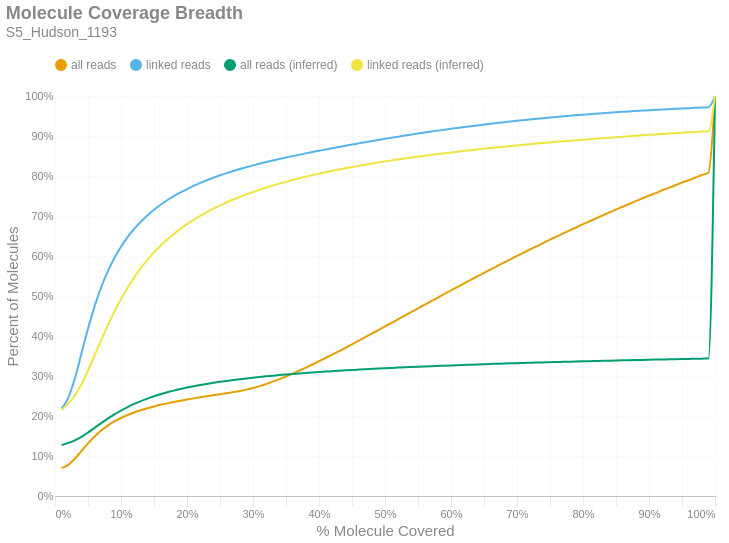

Notebook cell for this chart:
### Markdown cell above
### Molecule Read Coverage
This chart shows molecule coverage breadth as computed by the number of bases aligned to that molecule. In other words, "*how much of each unique long molecule is actually sequenced/aligned?*" Keep in mind there is a distinction between sequences and alignments, since some sequences belonging to a particular molecule may not align well and wouldn't appear in the alignment data. This chart also shows molecule coverage breadth as computed by the *inferred fragment* from which the aligned sequences originate. Unlike read coverage, this calculation takes into account the total insert size, including unsequenced gaps between the forward and reverse reads. Like the previous figures, these are cumulative percents.

### Code cell
if SKIPLR:
    print_html(f"Skipped")
else:
    binned_df = consolidated_hist(valids['coverage_bp'], mask, 0.01, True)
    binned_df_inf = consolidated_hist(valids['coverage_inserts'], mask, 0.01, True)
    binned_df = binned_df.with_columns(pl.lit(binned_df_inf['all reads (cumsum)']).alias('all reads (inferred)'))
    binned_df = binned_df.with_columns(pl.lit(binned_df_inf['linked reads (cumsum)']).alias('linked reads (inferred)'))
    binned_df = binned_df.with_columns(
        (pl.col('bin').cast(pl.Float64) + 0.01).alias('right_edge')
    )

    with SafeRender(binned_df):
        (
            density_plot(binned_df, 'Molecule Coverage Breadth', samplename, 'molcov', ['all reads (inferred)','linked reads (inferred)'])
            .encode(
                #x=alt.X('bin:Q', title="% Molecule Covered").axis(format = '%').scale(padding=0),
                x=alt.X('right_edge:Q', title="% Molecule Covered").axis(format='%').scale(padding=0),
                y=alt.Y('value:Q', title='Percent of Molecules')
                    .axis(format='%')
                    .stack(False)
                    .scale(domainMin=0, padding=0),
                color=alt.Color("key:N").scale(domain = ["all reads", "linked reads", "all reads (inferred)", "linked reads (inferred)"]),
                tooltip = [
                    alt.Tooltip("key:N", title = "Data Type"),
                    alt.Tooltip("range_label:N", title="% Molecule Covered"),
                    alt.Tooltip("value:Q", format = ".2%", title="% Molecules")
                ]
            )
        ).display()

### Figure 1 — Vega-Lite specification as saved in the notebook (floating-point values rounded to 4 significant figures)
{"width": "container", "height": 400, "config": {"title": {"anchor": "start", "dy": -15, "fontSize": 18, "color": "#888888", "subtitleColor": "#888888", "subtitleFontSize": 14}, "arc": {"fill": "#0072B2"}, "axis": {"domainColor": "#888888", "domainWidth": 0.5, "gridWidth": 0.2, "grid": false, "titleFontWeight": 400, "titleFontSize": 15, "labelFontSize": 11, "labelColor": "#888888", "tickColor": "#888888", "tickWidth": 0.2, "titleColor": "#888888"}, "axisBand": {"grid": false}, "axisX": {"grid": true, "tickSize": 10, "domainCap": "round"}, "axisY": {"domain": false, "grid": true, "tickSize": 0, "domainCap": "round"}, "background": "transparent", "header": {"labelFontSize": 15, "labelColor": "#888888", "titleFontSize": 15, "titleFontWeight": 600, "titleColor": "#888888"}, "legend": {"labelFont": "sans-serif", "labelFontSize": 12, "labelColor": "#888888", "symbolSize": 100, "symbolType": "circle", "titleFontSize": 12, "titlePadding": 10, "titleColor": "#888888", "title": null, "orient": "top"}, "range": {"category": ["#E69F00", "#56B4E9", "#009E73", "#F0E442", "#0072B2", "#D55E00", "#CC79A7", "#000000"], "diverging": ["#cfe8f3", "#a2d4ec", "#73bfe2", "#46abdb", "#1696d2", "#12719e"]}, "area": {"fill": "#0072B2", "fillOpacity": 0.7, "line": true, "strokeOpacity": 0.7}, "line": {"color": "#0072B2", "stroke": "#0072B2", "strokeWidth": 2}, "trail": {"color": "#0072B2", "stroke": "#0072B2", "strokeWidth": 0, "size": 1}, "point": {"filled": true, "fillOpacity": 1.0, "size": 95}, "text": {"color": "#888888", "fontSize": 11, "align": "right", "fontWeight": 400, "size": 11}, "bar": {"fill": "#0072B2", "stroke": null}, "view": {"stroke": null, "continuousWidth": 660, "continuousHeight": 400}}, "data": {"name": "data-470253f9f8326b9892b28e59ffae95ff"}, "mark": {"type": "line", "interpolate": "monotone", "point": {"opacity": 0, "size": 275}}, "encoding": {"color": {"field": "key", "scale": {"domain": ["all reads", "linked reads", "all reads (inferred)", "linked reads (inferred)"]}, "type": "nominal"}, "tooltip": [{"field": "key", "title": "Data Type", "type": "nominal"}, {"field": "range_label", "title": "% Molecule Covered", "type": "nominal"}, {"field": "value", "format": ".2%", "title": "% Molecules", "type": "quantitative"}], "x": {"axis": {"format": "%"}, "field": "right_edge", "scale": {"padding": 0}, "title": "% Molecule Covered", "type": "quantitative"}, "y": {"axis": {"format": "%"}, "field": "value", "scale": {"domainMin": 0, "padding": 0}, "stack": false, "title": "Percent of Molecules", "type": "quantitative"}}, "params": [{"name": "param_c36ac31b6afebe62", "select": {"type": "point", "fields": ["key"]}, "bind": "legend"}], "title": {"text": "Molecule Coverage Breadth", "subtitle": "S5_Hudson_1193"}, "transform": [{"fold": ["all reads (cumsum)", "linked reads (cumsum)", "all reads (inferred)", "linked reads (inferred)"]}, {"calculate": "replace(datum.key, ' (cumsum)', '')", "as": "key"}, {"filter": {"param": "param_c36ac31b6afebe62"}}], "usermeta": {"embedOptions": {"downloadFileName": "S5_Hudson_1193.molcov"}}, "$schema": "https://vega.github.io/schema/vega-lite/v6.1.0.json", "datasets": {"data-470253f9f8326b9892b28e59ffae95ff": [{"bin": "0.0", "interval": "0.0-0.01", "all reads": 0.06953, "linked reads": 0.2191, "all reads (cumsum)": 0.06953, "linked reads (cumsum)": 0.2191, "range_label": "0.0-0.01", "all reads (inferred)": 0.1272, "linked reads (inferred)": 0.2144, "right_edge": 0.01}, {"bin": "0.01", "interval": "0.01-0.02", "all reads": 0.008157, "linked reads": 0.02544, "all reads (cumsum)": 0.07769, "linked reads (cumsum)": 0.2446, "range_label": "0.01-0.02", "all reads (inferred)": 0.1327, "linked reads (inferred)": 0.2314, "right_edge": 0.02}, {"bin": "0.02", "interval": "0.02-0.03", "all reads": 0.01537, "linked reads": 0.04907, "all reads (cumsum)": 0.09307, "linked reads (cumsum)": 0.2936, "range_label": "0.02-0.03", "all reads (inferred)": 0.139, "linked reads (inferred)": 0.2509, "right_edge": 0.03}, {"bin": "0.03", "interval": "0.03-0.04", "all reads": 0.01937, "linked reads": 0.06238, "all reads (cumsum)": 0.1124, "linked reads (cumsum)": 0.356, "range_label": "0.03-0.04", "all reads (inferred)": 0.1478, "linked reads (inferred)": 0.279, "right_edge": 0.04}, {"bin": "0.04", "interval": "0.04-0.05", "all reads": 0.01924, "linked reads": 0.06232, "all reads (cumsum)": 0.1317, "linked reads (cumsum)": 0.4183, "range_label": "0.04-0.05", "all reads (inferred)": 0.1586, "linked reads (inferred)": 0.3137, "right_edge": 0.05}, {"bin": "0.05", "interval": "0.05-0.06", "all reads": 0.01726, "linked reads": 0.05585, "all reads (cumsum)": 0.1489, "linked reads (cumsum)": 0.4742, "range_label": "0.05-0.06", "all reads (inferred)": 0.1704, "linked reads (inferred)": 0.3517, "right_edge": 0.06}, {"bin": "0.06", "interval": "0.06-0.07", "all reads": 0.01474, "linked reads": 0.04774, "all reads (cumsum)": 0.1637, "linked reads (cumsum)": 0.5219, "range_label": "0.06-0.07", "all reads (inferred)": 0.1821, "linked reads (inferred)": 0.3899, "right_edge": 0.07}, {"bin": "0.07", "interval": "0.07-0.08", "all reads": 0.01228, "linked reads": 0.03976, "all reads (cumsum)": 0.176, "linked reads (cumsum)": 0.5617, "range_label": "0.07-0.08", "all reads (inferred)": 0.1934, "linked reads (inferred)": 0.4265, "right_edge": 0.08}, {"bin": "0.08", "interval": "0.08-0.09", "all reads": 0.01032, "linked reads": 0.03337, "all reads (cumsum)": 0.1863, "linked reads (cumsum)": 0.595, "range_label": "0.08-0.09", "all reads (inferred)": 0.2039, "linked reads (inferred)": 0.4608, "right_edge": 0.09}, {"bin": "0.09", "interval": "0.09-0.1", "all reads": 0.008772, "linked reads": 0.02826, "all reads (cumsum)": 0.1951, "linked reads (cumsum)": 0.6233, "range_label": "0.09-0.1", "all reads (inferred)": 0.2136, "linked reads (inferred)": 0.4923, "right_edge": 0.1}, {"bin": "0.1", "interval": "0.1-0.11", "all reads": 0.007448, "linked reads": 0.02393, "all reads (cumsum)": 0.2025, "linked reads (cumsum)": 0.6472, "range_label": "0.1-0.11", "all reads (inferred)": 0.2223, "linked reads (inferred)": 0.5208, "right_edge": 0.11}, {"bin": "0.11", "interval": "0.11-0.12", "all reads": 0.006398, "linked reads": 0.0205, "all reads (cumsum)": 0.2089, "linked reads (cumsum)": 0.6677, "range_label": "0.11-0.12", "all reads (inferred)": 0.2302, "linked reads (inferred)": 0.5465, "right_edge": 0.12}, {"bin": "0.12", "interval": "0.12-0.13", "all reads": 0.005651, "linked reads": 0.01806, "all reads (cumsum)": 0.2146, "linked reads (cumsum)": 0.6858, "range_label": "0.12-0.13", "all reads (inferred)": 0.2372, "linked reads (inferred)": 0.5694, "right_edge": 0.13}, {"bin": "0.13", "interval": "0.13-0.14", "all reads": 0.004948, "linked reads": 0.01573, "all reads (cumsum)": 0.2195, "linked reads (cumsum)": 0.7015, "range_label": "0.13-0.14", "all reads (inferred)": 0.2436, "linked reads (inferred)": 0.5902, "right_edge": 0.14}, {"bin": "0.14", "interval": "0.14-0.15", "all reads": 0.004419, "linked reads": 0.01394, "all reads (cumsum)": 0.2239, "linked reads (cumsum)": 0.7155, "range_label": "0.14-0.15", "all reads (inferred)": 0.2493, "linked reads (inferred)": 0.609, "right_edge": 0.15}, {"bin": "0.15", "interval": "0.15-0.16", "all reads": 0.004023, "linked reads": 0.01259, "all reads (cumsum)": 0.2279, "linked reads (cumsum)": 0.728, "range_label": "0.15-0.16", "all reads (inferred)": 0.2545, "linked reads (inferred)": 0.6257, "right_edge": 0.16}, {"bin": "0.16", "interval": "0.16-0.17", "all reads": 0.003661, "linked reads": 0.01127, "all reads (cumsum)": 0.2316, "linked reads (cumsum)": 0.7393, "range_label": "0.16-0.17", "all reads (inferred)": 0.2592, "linked reads (inferred)": 0.641, "right_edge": 0.17}, {"bin": "0.17", "interval": "0.17-0.18", "all reads": 0.003401, "linked reads": 0.01023, "all reads (cumsum)": 0.235, "linked reads (cumsum)": 0.7495, "range_label": "0.17-0.18", "all reads (inferred)": 0.2635, "linked reads (inferred)": 0.655, "right_edge": 0.18}, {"bin": "0.18", "interval": "0.18-0.19", "all reads": 0.003162, "linked reads": 0.009289, "all reads (cumsum)": 0.2382, "linked reads (cumsum)": 0.7588, "range_label": "0.18-0.19", "all reads (inferred)": 0.2674, "linked reads (inferred)": 0.6678, "right_edge": 0.19}, {"bin": "0.19", "interval": "0.19-0.2", "all reads": 0.003019, "linked reads": 0.008597, "all reads (cumsum)": 0.2412, "linked reads (cumsum)": 0.7674, "range_label": "0.19-0.2", "all reads (inferred)": 0.271, "linked reads (inferred)": 0.6796, "right_edge": 0.2}, {"bin": "0.2", "interval": "0.2-0.21", "all reads": 0.002851, "linked reads": 0.007867, "all reads (cumsum)": 0.244, "linked reads (cumsum)": 0.7753, "range_label": "0.2-0.21", "all reads (inferred)": 0.2743, "linked reads (inferred)": 0.6903, "right_edge": 0.21}, {"bin": "0.21", "interval": "0.21-0.22", "all reads": 0.002754, "linked reads": 0.00735, "all reads (cumsum)": 0.2468, "linked reads (cumsum)": 0.7826, "range_label": "0.21-0.22", "all reads (inferred)": 0.2774, "linked reads (inferred)": 0.7003, "right_edge": 0.22}, {"bin": "0.22", "interval": "0.22-0.23", "all reads": 0.00266, "linked reads": 0.006752, "all reads (cumsum)": 0.2494, "linked reads (cumsum)": 0.7894, "range_label": "0.22-0.23", "all reads (inferred)": 0.2802, "linked reads (inferred)": 0.7096, "right_edge": 0.23}, {"bin": "0.23", "interval": "0.23-0.24", "all reads": 0.002589, "linked reads": 0.006362, "all reads (cumsum)": 0.252, "linked reads (cumsum)": 0.7958, "range_label": "0.23-0.24", "all reads (inferred)": 0.2829, "linked reads (inferred)": 0.7184, "right_edge": 0.24}, {"bin": "0.24", "interval": "0.24-0.25", "all reads": 0.002563, "linked reads": 0.005943, "all reads (cumsum)": 0.2546, "linked reads (cumsum)": 0.8017, "range_label": "0.24-0.25", "all reads (inferred)": 0.2854, "linked reads (inferred)": 0.7265, "right_edge": 0.25}, {"bin": "0.25", "interval": "0.25-0.26", "all reads": 0.002493, "linked reads": 0.005496, "all reads (cumsum)": 0.2571, "linked reads (cumsum)": 0.8072, "range_label": "0.25-0.26", "all reads (inferred)": 0.2877, "linked reads (inferred)": 0.734, "right_edge": 0.26}, {"bin": "0.26", "interval": "0.26-0.27", "all reads": 0.002616, "linked reads": 0.005225, "all reads (cumsum)": 0.2597, "linked reads (cumsum)": 0.8124, "range_label": "0.26-0.27", "all reads (inferred)": 0.2899, "linked reads (inferred)": 0.7412, "right_edge": 0.27}, {"bin": "0.27", "interval": "0.27-0.28", "all reads": 0.002846, "linked reads": 0.004944, "all reads (cumsum)": 0.2626, "linked reads (cumsum)": 0.8174, "range_label": "0.27-0.28", "all reads (inferred)": 0.292, "linked reads (inferred)": 0.7478, "right_edge": 0.28}, {"bin": "0.28", "interval": "0.28-0.29", "all reads": 0.003366, "linked reads": 0.004685, "all reads (cumsum)": 0.2659, "linked reads (cumsum)": 0.8221, "range_label": "0.28-0.29", "all reads (inferred)": 0.294, "linked reads (inferred)": 0.7542, "right_edge": 0.29}, {"bin": "0.29", "interval": "0.29-0.3", "all reads": 0.004083, "linked reads": 0.004501, "all reads (cumsum)": 0.27, "linked reads (cumsum)": 0.8266, "range_label": "0.29-0.3", "all reads (inferred)": 0.2958, "linked reads (inferred)": 0.7601, "right_edge": 0.3}, {"bin": "0.3", "interval": "0.3-0.31", "all reads": 0.004709, "linked reads": 0.004255, "all reads (cumsum)": 0.2747, "linked reads (cumsum)": 0.8308, "range_label": "0.3-0.31", "all reads (inferred)": 0.2975, "linked reads (inferred)": 0.7657, "right_edge": 0.31}, {"bin": "0.31", "interval": "0.31-0.32", "all reads": 0.005349, "linked reads": 0.00414, "all reads (cumsum)": 0.2801, "linked reads (cumsum)": 0.8349, "range_label": "0.31-0.32", "all reads (inferred)": 0.2992, "linked reads (inferred)": 0.771, "right_edge": 0.32}, {"bin": "0.32", "interval": "0.32-0.33", "all reads": 0.005868, "linked reads": 0.003872, "all reads (cumsum)": 0.2859, "linked reads (cumsum)": 0.8388, "range_label": "0.32-0.33", "all reads (inferred)": 0.3007, "linked reads (inferred)": 0.7761, "right_edge": 0.33}, {"bin": "0.33", "interval": "0.33-0.34", "all reads": 0.006241, "linked reads": 0.0037, "all reads (cumsum)": 0.2922, "linked reads (cumsum)": 0.8425, "range_label": "0.33-0.34", "all reads (inferred)": 0.3022, "linked reads (inferred)": 0.781, "right_edge": 0.34}, {"bin": "0.34", "interval": "0.34-0.35", "all reads": 0.006653, "linked reads": 0.003636, "all reads (cumsum)": 0.2988, "linked reads (cumsum)": 0.8462, "range_label": "0.34-0.35", "all reads (inferred)": 0.3037, "linked reads (inferred)": 0.7856, "right_edge": 0.35}, {"bin": "0.35", "interval": "0.35-0.36", "all reads": 0.007031, "linked reads": 0.003537, "all reads (cumsum)": 0.3059, "linked reads (cumsum)": 0.8497, "range_label": "0.35-0.36", "all reads (inferred)": 0.3051, "linked reads (inferred)": 0.7901, "right_edge": 0.36}, {"bin": "0.36", "interval": "0.36-0.37", "all reads": 0.007314, "linked reads": 0.003466, "all reads (cumsum)": 0.3132, "linked reads (cumsum)": 0.8532, "range_label": "0.36-0.37", "all reads (inferred)": 0.3064, "linked reads (inferred)": 0.7943, "right_edge": 0.37}, {"bin": "0.37", "interval": "0.37-0.38", "all reads": 0.00765, "linked reads": 0.003414, "all reads (cumsum)": 0.3208, "linked reads (cumsum)": 0.8566, "range_label": "0.37-0.38", "all reads (inferred)": 0.3076, "linked reads (inferred)": 0.7984, "right_edge": 0.38}, {"bin": "0.38", "interval": "0.38-0.39", "all reads": 0.007874, "linked reads": 0.003328, "all reads (cumsum)": 0.3287, "linked reads (cumsum)": 0.8599, "range_label": "0.38-0.39", "all reads (inferred)": 0.3088, "linked reads (inferred)": 0.8023, "right_edge": 0.39}, {"bin": "0.39", "interval": "0.39-0.4", "all reads": 0.008172, "linked reads": 0.003342, "all reads (cumsum)": 0.3369, "linked reads (cumsum)": 0.8632, "range_label": "0.39-0.4", "all reads (inferred)": 0.31, "linked reads (inferred)": 0.8059, "right_edge": 0.4}, {"bin": "0.4", "interval": "0.4-0.41", "all reads": 0.008098, "linked reads": 0.003127, "all reads (cumsum)": 0.345, "linked reads (cumsum)": 0.8664, "range_label": "0.4-0.41", "all reads (inferred)": 0.3111, "linked reads (inferred)": 0.8095, "right_edge": 0.41}, {"bin": "0.41", "interval": "0.41-0.42", "all reads": 0.008364, "linked reads": 0.00314, "all reads (cumsum)": 0.3533, "linked reads (cumsum)": 0.8695, "range_label": "0.41-0.42", "all reads (inferred)": 0.3121, "linked reads (inferred)": 0.8129, "right_edge": 0.42}, {"bin": "0.42", "interval": "0.42-0.43", "all reads": 0.00855, "linked reads": 0.003047, "all reads (cumsum)": 0.3619, "linked reads (cumsum)": 0.8726, "range_label": "0.42-0.43", "all reads (inferred)": 0.3132, "linked reads (inferred)": 0.8162, "right_edge": 0.43}, {"bin": "0.43", "interval": "0.43-0.44", "all reads": 0.008626, "linked reads": 0.003031, "all reads (cumsum)": 0.3705, "linked reads (cumsum)": 0.8756, "range_label": "0.43-0.44", "all reads (inferred)": 0.3142, "linked reads (inferred)": 0.8194, "right_edge": 0.44}, {"bin": "0.44", "interval": "0.44-0.45", "all reads": 0.008796, "linked reads": 0.003011, "all reads (cumsum)": 0.3793, "linked reads (cumsum)": 0.8786, "range_label": "0.44-0.45", "all reads (inferred)": 0.3151, "linked reads (inferred)": 0.8225, "right_edge": 0.45}, {"bin": "0.45", "interval": "0.45-0.46", "all reads": 0.00885, "linked reads": 0.002948, "all reads (cumsum)": 0.3882, "linked reads (cumsum)": 0.8815, "range_label": "0.45-0.46", "all reads (inferred)": 0.3161, "linked reads (inferred)": 0.8255, "right_edge": 0.46}, {"bin": "0.46", "interval": "0.46-0.47", "all reads": 0.008852, "linked reads": 0.002937, "all reads (cumsum)": 0.397, "linked reads (cumsum)": 0.8845, "range_label": "0.46-0.47", "all reads (inferred)": 0.317, "linked reads (inferred)": 0.8284, "right_edge": 0.47}, {"bin": "0.47", "interval": "0.47-0.48", "all reads": 0.008978, "linked reads": 0.002891, "all reads (cumsum)": 0.406, "linked reads (cumsum)": 0.8874, "range_label": "0.47-0.48", "all reads (inferred)": 0.3178, "linked reads (inferred)": 0.8311, "right_edge": 0.48}, {"bin": "0.48", "interval": "0.48-0.49", "all reads": 0.008667, "linked reads": 0.002807, "all reads (cumsum)": 0.4146, "linked reads (cumsum)": 0.8902, "range_label": "0.48-0.49", "all reads (inferred)": 0.3187, "linked reads (inferred)": 0.8339, "right_edge": 0.49}, {"bin": "0.49", "interval": "0.49-0.5", "all reads": 0.009695, "linked reads": 0.002886, "all reads (cumsum)": 0.4243, "linked reads (cumsum)": 0.8931, "range_label": "0.49-0.5", "all reads (inferred)": 0.3195, "linked reads (inferred)": 0.8366, "right_edge": 0.5}, {"bin": "0.5", "interval": "0.5-0.51", "all reads": 0.008359, "linked reads": 0.002616, "all reads (cumsum)": 0.4327, "linked reads (cumsum)": 0.8957, "range_label": "0.5-0.51", "all reads (inferred)": 0.3203, "linked reads (inferred)": 0.839, "right_edge": 0.51}, {"bin": "0.51", "interval": "0.51-0.52", "all reads": 0.009303, "linked reads": 0.002666, "all reads (cumsum)": 0.442, "linked reads (cumsum)": 0.8983, "range_label": "0.51-0.52", "all reads (inferred)": 0.3211, "linked reads (inferred)": 0.8415, "right_edge": 0.52}, {"bin": "0.52", "interval": "0.52-0.53", "all reads": 0.008977, "linked reads": 0.002628, "all reads (cumsum)": 0.451, "linked reads (cumsum)": 0.901, "range_label": "0.52-0.53", "all reads (inferred)": 0.3218, "linked reads (inferred)": 0.8439, "right_edge": 0.53}, {"bin": "0.53", "interval": "0.53-0.54", "all reads": 0.009109, "linked reads": 0.002567, "all reads (cumsum)": 0.4601, "linked reads (cumsum)": 0.9035, "range_label": "0.53-0.54", "all reads (inferred)": 0.3225, "linked reads (inferred)": 0.8462, "right_edge": 0.54}, {"bin": "0.54", "interval": "0.54-0.55", "all reads": 0.008911, "linked reads": 0.002544, "all reads (cumsum)": 0.469, "linked reads (cumsum)": 0.9061, "range_label": "0.54-0.55", "all reads (inferred)": 0.3233, "linked reads (inferred)": 0.8485, "right_edge": 0.55}, {"bin": "0.55", "interval": "0.55-0.56", "all reads": 0.009166, "linked reads": 0.002527, "all reads (cumsum)": 0.4782, "linked reads (cumsum)": 0.9086, "range_label": "0.55-0.56", "all reads (inferred)": 0.324, "linked reads (inferred)": 0.8507, "right_edge": 0.56}, {"bin": "0.56", "interval": "0.56-0.57", "all reads": 0.009093, "linked reads": 0.002456, "all reads (cumsum)": 0.4873, "linked reads (cumsum)": 0.9111, "range_label": "0.56-0.57", "all reads (inferred)": 0.3246, "linked reads (inferred)": 0.8529, "right_edge": 0.57}, {"bin": "0.57", "interval": "0.57-0.58", "all reads": 0.008843, "linked reads": 0.002356, "all reads (cumsum)": 0.4961, "linked reads (cumsum)": 0.9134, "range_label": "0.57-0.58", "all reads (inferred)": 0.3253, "linked reads (inferred)": 0.8549, "right_edge": 0.58}, {"bin": "0.58", "interval": "0.58-0.59", "all reads": 0.008923, "linked reads": 0.002298, "all reads (cumsum)": 0.505, "linked reads (cumsum)": 0.9157, "range_label": "0.58-0.59", "all reads (inferred)": 0.3259, "linked reads (inferred)": 0.857, "right_edge": 0.59}, {"bin": "0.59", "interval": "0.59-0.6", "all reads": 0.009073, "linked reads": 0.002254, "all reads (cumsum)": 0.5141, "linked reads (cumsum)": 0.918, "range_label": "0.59-0.6", "all reads (inferred)": 0.3265, "linked reads (inferred)": 0.859, "right_edge": 0.6}, {"bin": "0.6", "interval": "0.6-0.61", "all reads": 0.008587, "linked reads": 0.00217, "all reads (cumsum)": 0.5227, "linked reads (cumsum)": 0.9201, "range_label": "0.6-0.61", "all reads (inferred)": 0.3272, "linked reads (inferred)": 0.8609, "right_edge": 0.61}, {"bin": "0.61", "interval": "0.61-0.62", "all reads": 0.008987, "linked reads": 0.002213, "all reads (cumsum)": 0.5317, "linked reads (cumsum)": 0.9224, "range_label": "0.61-0.62", "all reads (inferred)": 0.3277, "linked reads (inferred)": 0.8627, "right_edge": 0.62}, {"bin": "0.62", "interval": "0.62-0.63", "all reads": 0.00872, "linked reads": 0.002126, "all reads (cumsum)": 0.5404, "linked reads (cumsum)": 0.9245, "range_label": "0.62-0.63", "all reads (inferred)": 0.3283, "linked reads (inferred)": 0.8646, "right_edge": 0.63}, {"bin": "0.63", "interval": "0.63-0.64", "all reads": 0.008754, "linked reads": 0.002056, "all reads (cumsum)": 0.5491, "linked reads (cumsum)": 0.9265, "range_label": "0.63-0.64", "all reads (inferred)": 0.3289, "linked reads (inferred)": 0.8664, "right_edge": 0.64}, {"bin": "0.64", "interval": "0.64-0.65", "all reads": 0.008556, "linked reads": 0.001989, "all reads (cumsum)": 0.5577, "linked reads (cumsum)": 0.9285, "range_label": "0.64-0.65", "all reads (inferred)": 0.3295, "linked reads (inferred)": 0.8682, "right_edge": 0.65}, {"bin": "0.65", "interval": "0.65-0.66", "all reads": 0.008899, "linked reads": 0.002026, "all reads (cumsum)": 0.5666, "linked reads (cumsum)": 0.9306, "range_label": "0.65-0.66", "all reads (inferred)": 0.33, "linked reads (inferred)": 0.8699, "right_edge": 0.66}, {"bin": "0.66", "interval": "0.66-0.67", "all reads": 0.008353, "linked reads": 0.001926, "all reads (cumsum)": 0.575, "linked reads (cumsum)": 0.9325, "range_label": "0.66-0.67", "all reads (inferred)": 0.3305, "linked reads (inferred)": 0.8716, "right_edge": 0.67}, {"bin": "0.67", "interval": "0.67-0.68", "all reads": 0.00846, "linked reads": 0.001855, "all reads (cumsum)": 0.5834, "linked reads (cumsum)": 0.9343, "range_label": "0.67-0.68", "all reads (inferred)": 0.3311, "linked reads (inferred)": 0.8732, "right_edge": 0.68}, {"bin": "0.68", "interval": "0.68-0.69", "all reads": 0.008333, "linked reads": 0.001786, "all reads (cumsum)": 0.5917, "linked reads (cumsum)": 0.9361, "range_label": "0.68-0.69", "all reads (inferred)": 0.3316, "linked reads (inferred)": 0.8749, "right_edge": 0.69}, {"bin": "0.69", "interval": "0.69-0.7", "all reads": 0.008431, "linked reads": 0.001762, "all reads (cumsum)": 0.6002, "linked reads (cumsum)": 0.9379, "range_label": "0.69-0.7", "all reads (inferred)": 0.3321, "linked reads (inferred)": 0.8764, "right_edge": 0.7}, {"bin": "0.7", "interval": "0.7-0.71", "all reads": 0.008129, "linked reads": 0.001761, "all reads (cumsum)": 0.6083, "linked reads (cumsum)": 0.9396, "range_label": "0.7-0.71", "all reads (inferred)": 0.3326, "linked reads (inferred)": 0.878, "right_edge": 0.71}, {"bin": "0.71", "interval": "0.71-0.72", "all reads": 0.008108, "linked reads": 0.001662, "all reads (cumsum)": 0.6164, "linked reads (cumsum)": 0.9413, "range_label": "0.71-0.72", "all reads (inferred)": 0.3331, "linked reads (inferred)": 0.8795, "right_edge": 0.72}, {"bin": "0.72", "interval": "0.72-0.73", "all reads": 0.00827, "linked reads": 0.001635, "all reads (cumsum)": 0.6247, "linked reads (cumsum)": 0.9429, "range_label": "0.72-0.73", "all reads (inferred)": 0.3336, "linked reads (inferred)": 0.881, "right_edge": 0.73}, {"bin": "0.73", "interval": "0.73-0.74", "all reads": 0.007949, "linked reads": 0.001588, "all reads (cumsum)": 0.6326, "linked reads (cumsum)": 0.9445, "range_label": "0.73-0.74", "all reads (inferred)": 0.334, "linked reads (inferred)": 0.8825, "right_edge": 0.74}, {"bin": "0.74", "interval": "0.74-0.75", "all reads": 0.008316, "linked reads": 0.001555, "all reads (cumsum)": 0.641, "linked reads (cumsum)": 0.9461, "range_label": "0.74-0.75", "all reads (inferred)": 0.3345, "linked reads (inferred)": 0.884, "right_edge": 0.75}, {"bin": "0.75", "interval": "0.75-0.76", "all reads": 0.007655, "linked reads": 0.001514, "all reads (cumsum)": 0.6486, "linked reads (cumsum)": 0.9476, "range_label": "0.75-0.76", "all reads (inferred)": 0.3349, "linked reads (inferred)": 0.8853, "right_edge": 0.76}, {"bin": "0.76", "interval": "0.76-0.77", "all reads": 0.007825, "linked reads": 0.001483, "all reads (cumsum)": 0.6564, "linked reads (cumsum)": 0.9491, "range_label": "0.76-0.77", "all reads (inferred)": 0.3354, "linked reads (inferred)": 0.8867, "right_edge": 0.77}, {"bin": "0.77", "interval": "0.77-0.78", "all reads": 0.007728, "linked reads": 0.001428, "all reads (cumsum)": 0.6642, "linked reads (cumsum)": 0.9505, "range_label": "0.77-0.78", "all reads (inferred)": 0.3358, "linked reads (inferred)": 0.8881, "right_edge": 0.78}, {"bin": "0.78", "interval": "0.78-0.79", "all reads": 0.0076, "linked reads": 0.001378, "all reads (cumsum)": 0.6718, "linked reads (cumsum)": 0.9519, "range_label": "0.78-0.79", "all reads (inferred)": 0.3363, "linked reads (inferred)": 0.8895, "right_edge": 0.79}, {"bin": "0.79", "interval": "0.79-0.8", "all reads": 0.007908, "linked reads": 0.001366, "all reads (cumsum)": 0.6797, "linked reads (cumsum)": 0.9533, "range_label": "0.79-0.8", "all reads (inferred)": 0.3367, "linked reads (inferred)": 0.8908, "right_edge": 0.8}, {"bin": "0.8", "interval": "0.8-0.81", "all reads": 0.007203, "linked reads": 0.001275, "all reads (cumsum)": 0.6869, "linked reads (cumsum)": 0.9545, "range_label": "0.8-0.81", "all reads (inferred)": 0.3371, "linked reads (inferred)": 0.8921, "right_edge": 0.81}, {"bin": "0.81", "interval": "0.81-0.82", "all reads": 0.007362, "linked reads": 0.001256, "all reads (cumsum)": 0.6942, "linked reads (cumsum)": 0.9558, "range_label": "0.81-0.82", "all reads (inferred)": 0.3375, "linked reads (inferred)": 0.8934, "right_edge": 0.82}, {"bin": "0.82", "interval": "0.82-0.83", "all reads": 0.007369, "linked reads": 0.001204, "all reads (cumsum)": 0.7016, "linked reads (cumsum)": 0.957, "range_label": "0.82-0.83", "all reads (inferred)": 0.3379, "linked reads (inferred)": 0.8946, "right_edge": 0.83}, {"bin": "0.83", "interval": "0.83-0.84", "all reads": 0.00728, "linked reads": 0.001161, "all reads (cumsum)": 0.7089, "linked reads (cumsum)": 0.9582, "range_label": "0.83-0.84", "all reads (inferred)": 0.3383, "linked reads (inferred)": 0.8959, "right_edge": 0.84}, {"bin": "0.84", "interval": "0.84-0.85", "all reads": 0.007093, "linked reads": 0.001152, "all reads (cumsum)": 0.716, "linked reads (cumsum)": 0.9593, "range_label": "0.84-0.85", "all reads (inferred)": 0.3387, "linked reads (inferred)": 0.8971, "right_edge": 0.85}, {"bin": "0.85", "interval": "0.85-0.86", "all reads": 0.007159, "linked reads": 0.001122, "all reads (cumsum)": 0.7231, "linked reads (cumsum)": 0.9604, "range_label": "0.85-0.86", "all reads (inferred)": 0.3391, "linked reads (inferred)": 0.8983, "right_edge": 0.86}, {"bin": "0.86", "interval": "0.86-0.87", "all reads": 0.006948, "linked reads": 0.001079, "all reads (cumsum)": 0.7301, "linked reads (cumsum)": 0.9615, "range_label": "0.86-0.87", "all reads (inferred)": 0.3395, "linked reads (inferred)": 0.8995, "right_edge": 0.87}, {"bin": "0.87", "interval": "0.87-0.88", "all reads": 0.006996, "linked reads": 0.001009, "all reads (cumsum)": 0.7371, "linked reads (cumsum)": 0.9625, "range_label": "0.87-0.88", "all reads (inferred)": 0.3399, "linked reads (inferred)": 0.9007, "right_edge": 0.88}, {"bin": "0.88", "interval": "0.88-0.89", "all reads": 0.006837, "linked reads": 0.0009916, "all reads (cumsum)": 0.7439, "linked reads (cumsum)": 0.9635, "range_label": "0.88-0.89", "all reads (inferred)": 0.3403, "linked reads (inferred)": 0.9018, "right_edge": 0.89}, {"bin": "0.89", "interval": "0.89-0.9", "all reads": 0.006851, "linked reads": 0.0009789, "all reads (cumsum)": 0.7508, "linked reads (cumsum)": 0.9645, "range_label": "0.89-0.9", "all reads (inferred)": 0.3406, "linked reads (inferred)": 0.9029, "right_edge": 0.9}, {"bin": "0.9", "interval": "0.9-0.91", "all reads": 0.006349, "linked reads": 0.0008998, "all reads (cumsum)": 0.7571, "linked reads (cumsum)": 0.9654, "range_label": "0.9-0.91", "all reads (inferred)": 0.341, "linked reads (inferred)": 0.904, "right_edge": 0.91}, {"bin": "0.91", "interval": "0.91-0.92", "all reads": 0.007164, "linked reads": 0.0009246, "all reads (cumsum)": 0.7643, "linked reads (cumsum)": 0.9663, "range_label": "0.91-0.92", "all reads (inferred)": 0.3413, "linked reads (inferred)": 0.9051, "right_edge": 0.92}, {"bin": "0.92", "interval": "0.92-0.93", "all reads": 0.006021, "linked reads": 0.0008542, "all reads (cumsum)": 0.7703, "linked reads (cumsum)": 0.9672, "range_label": "0.92-0.93", "all reads (inferred)": 0.3417, "linked reads (inferred)": 0.9061, "right_edge": 0.93}, {"bin": "0.93", "interval": "0.93-0.94", "all reads": 0.006528, "linked reads": 0.0008382, "all reads (cumsum)": 0.7768, "linked reads (cumsum)": 0.968, "range_label": "0.93-0.94", "all reads (inferred)": 0.342, "linked reads (inferred)": 0.9071, "right_edge": 0.94}, {"bin": "0.94", "interval": "0.94-0.95", "all reads": 0.006895, "linked reads": 0.0008227, "all reads (cumsum)": 0.7837, "linked reads (cumsum)": 0.9688, "range_label": "0.94-0.95", "all reads (inferred)": 0.3423, "linked reads (inferred)": 0.9081, "right_edge": 0.95}, {"bin": "0.95", "interval": "0.95-0.96", "all reads": 0.005653, "linked reads": 0.0007861, "all reads (cumsum)": 0.7894, "linked reads (cumsum)": 0.9696, "range_label": "0.95-0.96", "all reads (inferred)": 0.3427, "linked reads (inferred)": 0.9091, "right_edge": 0.96}, {"bin": "0.96", "interval": "0.96-0.97", "all reads": 0.006529, "linked reads": 0.000745, "all reads (cumsum)": 0.7959, "linked reads (cumsum)": 0.9704, "range_label": "0.96-0.97", "all reads (inferred)": 0.343, "linked reads (inferred)": 0.9101, "right_edge": 0.97}, {"bin": "0.97", "interval": "0.97-0.98", "all reads": 0.006469, "linked reads": 0.0007163, "all reads (cumsum)": 0.8024, "linked reads (cumsum)": 0.9711, "range_label": "0.97-0.98", "all reads (inferred)": 0.3434, "linked reads (inferred)": 0.9111, "right_edge": 0.98}, {"bin": "0.98", "interval": "0.98-0.99", "all reads": 0.005896, "linked reads": 0.0007264, "all reads (cumsum)": 0.8083, "linked reads (cumsum)": 0.9718, "range_label": "0.98-0.99", "all reads (inferred)": 0.3437, "linked reads (inferred)": 0.9121, "right_edge": 0.99}, {"bin": "0.99", "interval": "0.99-1.0", "all reads": 0.1917, "linked reads": 0.0282, "all reads (cumsum)": 1.0, "linked reads (cumsum)": 1.0, "range_label": "0.99-1.0", "all reads (inferred)": 1.0, "linked reads (inferred)": 1.0, "right_edge": 1.0}]}}
